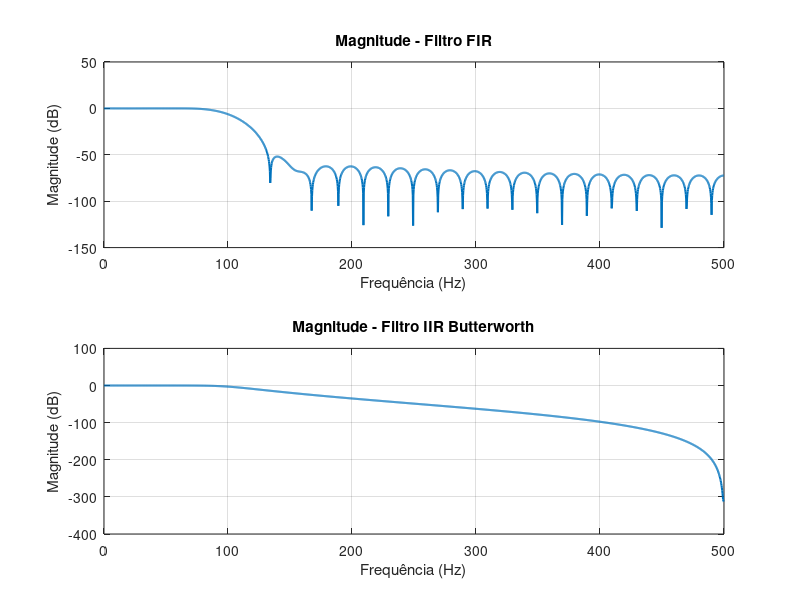
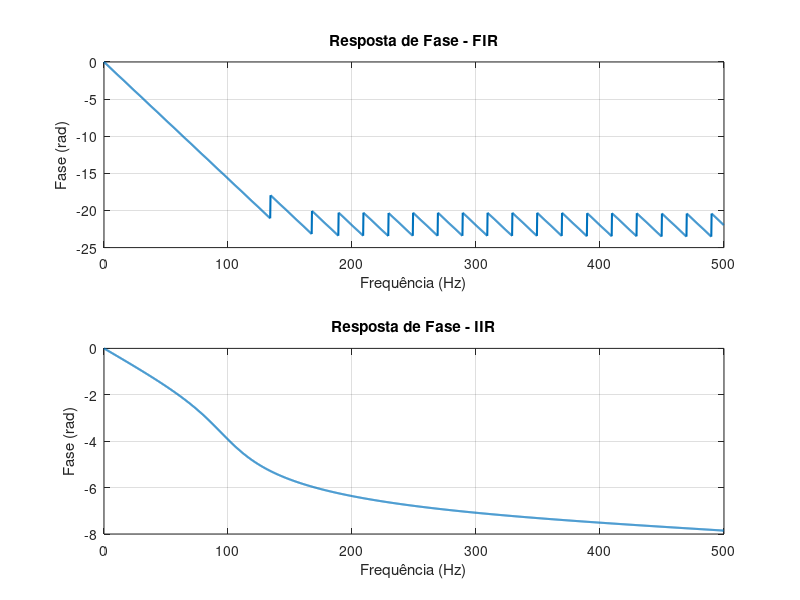
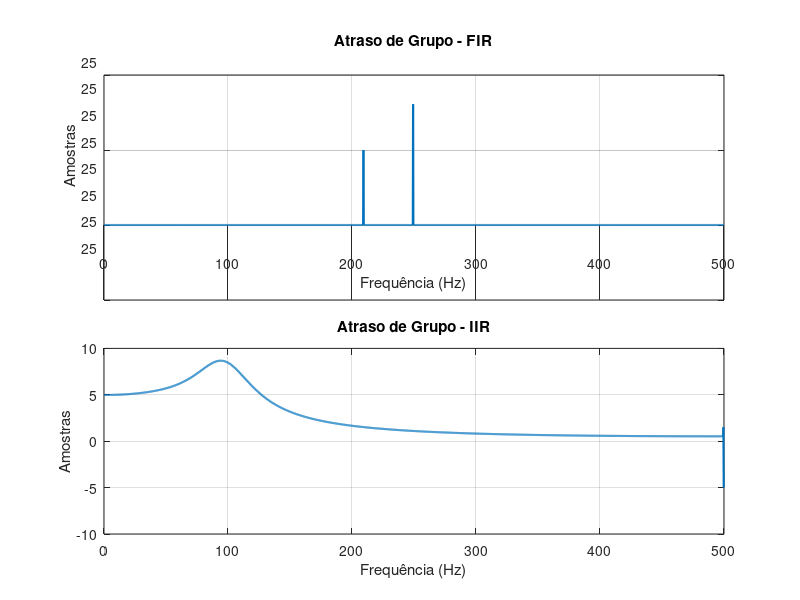

These charts were generated, in order, by the following MATLAB code:
pkg load signal

% ----------------------------------------------------------
% Parâmetros
% ----------------------------------------------------------
Fs = 1000;      % Frequência de amostragem (Hz)

% ----------------------------------------------------------
% Filtro FIR
% ----------------------------------------------------------
ordem_FIR = 50;
fc = 100;

b_fir = fir1(ordem_FIR, fc/(Fs/2), "low");

% ----------------------------------------------------------
% Filtro IIR (Butterworth)
% ----------------------------------------------------------
ordem_IIR = 5;

[b_iir,a_iir] = butter(ordem_IIR, fc/(Fs/2));

% ----------------------------------------------------------
% Respostas em frequência
% ----------------------------------------------------------
[Hfir,w] = freqz(b_fir,1,2048,Fs);
[Hiir,~] = freqz(b_iir,a_iir,2048,Fs);

% ----------------------------------------------------------
% Magnitude
% ----------------------------------------------------------
figure;

subplot(2,1,1);
plot(w,20*log10(abs(Hfir)+eps),'LineWidth',1.5);
grid on;
title('Magnitude - Filtro FIR');
xlabel('Frequência (Hz)');
ylabel('Magnitude (dB)');

subplot(2,1,2);
plot(w,20*log10(abs(Hiir)+eps),'LineWidth',1.5);
grid on;
title('Magnitude - Filtro IIR Butterworth');
xlabel('Frequência (Hz)');
ylabel('Magnitude (dB)');

% ----------------------------------------------------------
% Fase
% ----------------------------------------------------------
figure;

subplot(2,1,1);
plot(w,unwrap(angle(Hfir)),'LineWidth',1.5);
grid on;
title('Resposta de Fase - FIR');
xlabel('Frequência (Hz)');
ylabel('Fase (rad)');

subplot(2,1,2);
plot(w,unwrap(angle(Hiir)),'LineWidth',1.5);
grid on;
title('Resposta de Fase - IIR');
xlabel('Frequência (Hz)');
ylabel('Fase (rad)');

% ----------------------------------------------------------
% Atraso de grupo
% ----------------------------------------------------------
figure;

[gd_fir,wg] = grpdelay(b_fir,1,2048,Fs);
[gd_iir,~] = grpdelay(b_iir,a_iir,2048,Fs);

subplot(2,1,1);
plot(wg,gd_fir,'LineWidth',1.5);
grid on;
title('Atraso de Grupo - FIR');
xlabel('Frequência (Hz)');
ylabel('Amostras');

subplot(2,1,2);
plot(wg,gd_iir,'LineWidth',1.5);
grid on;
title('Atraso de Grupo - IIR');
xlabel('Frequência (Hz)');
ylabel('Amostras');

% ----------------------------------------------------------
% Informações
% ----------------------------------------------------------
fprintf('\nComparacao entre filtros:\n');
fprintf('FIR: fase aproximadamente linear.\n');
fprintf('IIR: fase nao linear.\n');
fprintf('Filtro FIR preserva melhor a forma de onda.\n');
fprintf('Filtro IIR apresenta menor ordem para mesma seletividade.\n');
